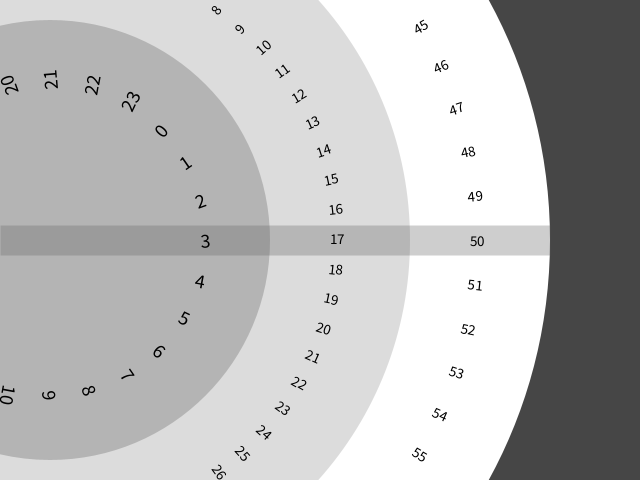
Frame 1 (no input)
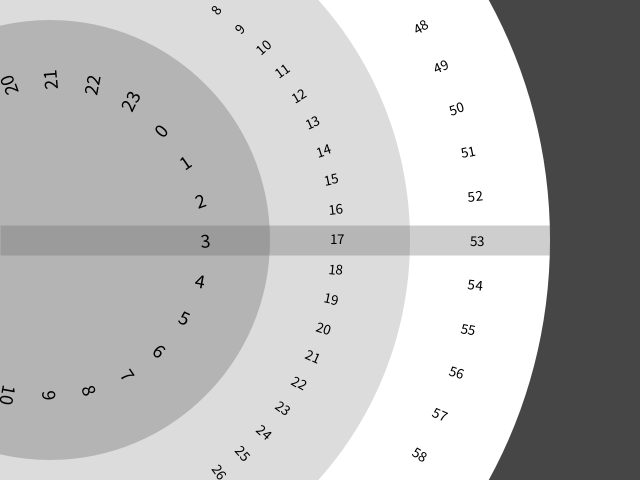
Frame 60 (the mouse pressed at the canvas centre just before this capture)
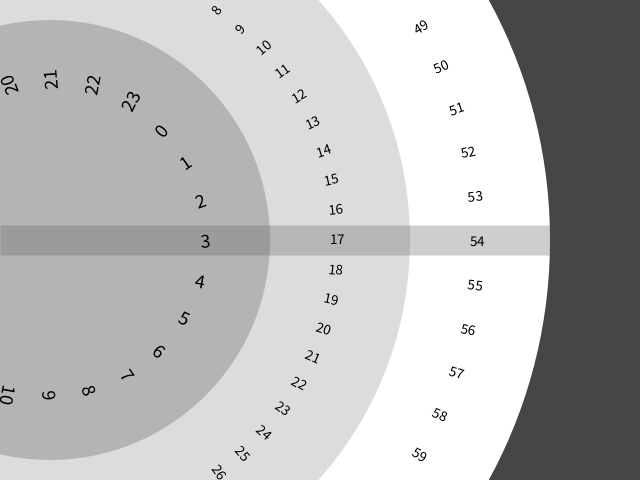
Frame 120 (the mouse held since frame 60 and released just before this capture)

The Processing sketch that drew these frames (run headless with seeded random() and noise(); from frame 60 on, the mouse is pressed at the canvas centre):

// Processing sketch: processing_27673
// ── processing_27673.pde

void setup() {
  size(640, 480);
  smooth();
}

void draw() {
  background(70); 
    
  float h = hour();
  float m = minute();
  float s = second();
  
  //second dial
  noStroke();
  fill(255);
  ellipse(50, 240, 1000, 1000);
    
  h = map(h, -5, 18, -43.02, 240);
  m = map(m, -1, 58, -100.53, 264);
  s = map(s, -1, 58, -100.53, 264);
  
  //minute dial
  fill(220);
  ellipse(50, 240, 720, 720);
  
  //hour dial
  fill(180);
  ellipse(50, 240, 440, 440);
  
  //meter
  strokeWeight(30);
  strokeCap(SQUARE);
  stroke(100, 100, 100, 80);
  line(0, 240, 550, 240);
  
  translate(50, 240);    
  
  int angle = 6;
  
    pushMatrix();
    rotate(s);
    for (int i = 1; i < 360; i += angle) {
    rotate(radians(angle));
    fill(0);
    textSize(15);
    text(i/6, 420, 5);
  } 
  popMatrix();
  
    pushMatrix();
    rotate(m);
    for (int i = 1; i < 360; i += angle) {
    rotate(radians(angle));
    fill(0);
    textSize(15);
    text(i/6, 280, 4);
  }
  popMatrix();
  
    pushMatrix();
    int angle2 = 15;
    rotate(h);
    for (int i = 0; i < 360; i += angle2) {
    rotate(radians(angle2));
    fill(0);
    textSize(20);
    text(i/15, 150, 20);
  }
  popMatrix();
}
